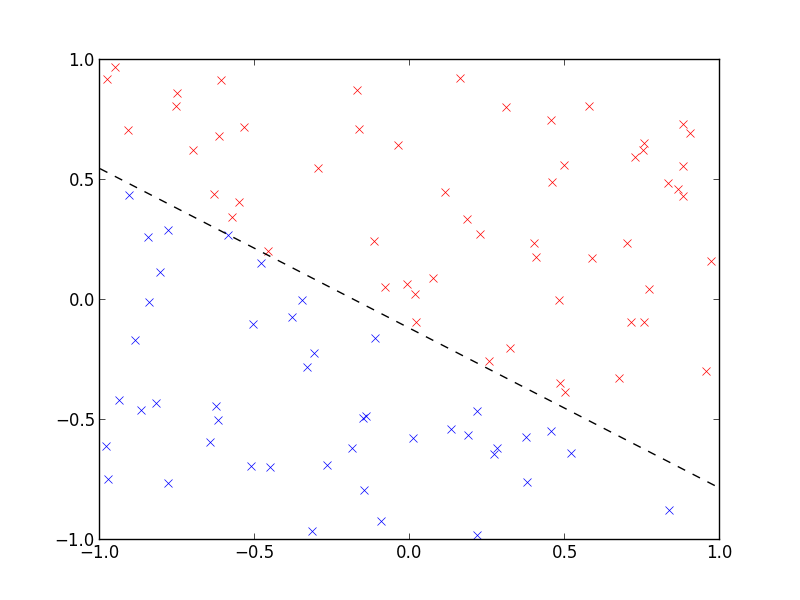

Generate this figure with Python:
"""
Perceptron.
CS156 homework #1.
"""

import random
import numpy as np
import matplotlib.pyplot as plt
from input_data import TrainingSet, classify


class Perceptron:
    def __init__(self):
        self.weights = np.zeros([3])

    def response(self, x):
        """
        Compute perceptron response.
        Note the bias component is added (1).
        """
        return classify(np.dot(self.weights, x))

    def update_weights(self, x, error):
        """Update weights."""
        self.weights += error * x

    def learn(self, X, Y):
        """Run PLA."""
        done = False
        all_classified = False
        iteration = 0
        while not all_classified:
            all_classified = True
            for i in range(X.shape[0]):
                if Y[i] != self.response(X[i, :]):
                    error = Y[i] - self.response(X[i, :])
                    self.update_weights(X[i, :], error)
                    all_classified = False
            # Plot intermediate results
            #self.plot()
            iteration += 1
        print("Done in %i iterations." % (iteration))

    def plot(self):
        """
        Plot the result.
        The resulting equation is:
        self.weights[1] * x + self.weights[2] * y + self.weights[0] = 0,
        which means:
        y = (- self.weights[0] - self.weights[1] * x) / self.weights[2].
        Compute this function in x = -1 and x = 1 and plot it.
        """
        plt.plot([-1, 1],
                 [(-self.weights[0] - self.weights[1] * -1) / self.weights[2],
                 (-self.weights[0] - self.weights[1] * 1) / self.weights[2]],
                 '--k')


if __name__ == '__main__':
    training_set = TrainingSet(100)
    training_set.generate_data()
    training_set.split_set()

    perceptron = Perceptron()
    perceptron.learn(training_set.X, training_set.Y)

    training_set.plot()
    perceptron.plot()
    plt.show()
